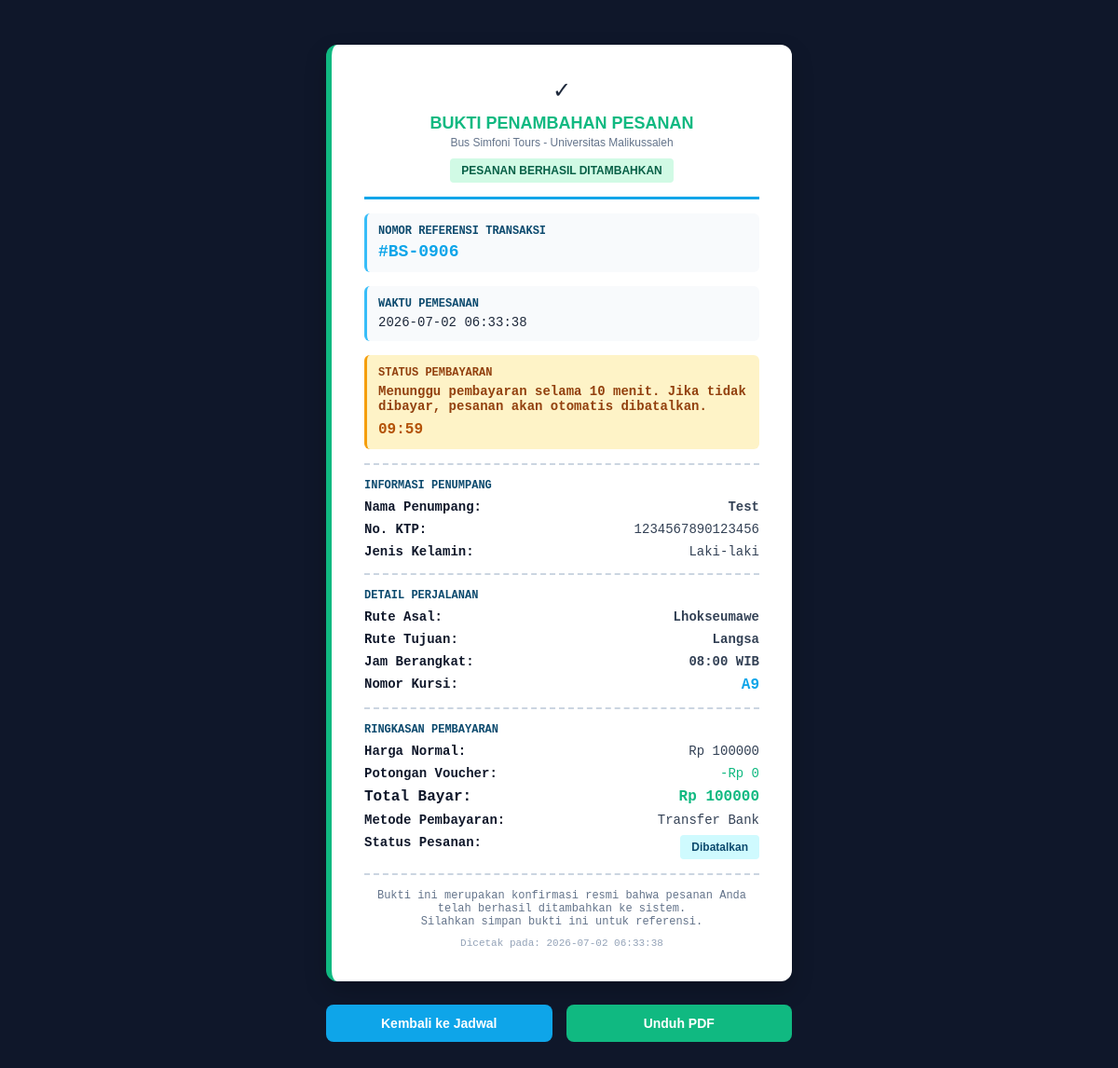
The app's page /bukti_penambahan/6 (signed in) with its own data.
### tables this page shows
CREATE TABLE pesanan (
                id INTEGER PRIMARY KEY AUTOINCREMENT,
                penumpang_id INTEGER,
                jadwal_id INTEGER,
                nomor_bangku TEXT,
                nama_penumpang TEXT,
                nik TEXT,
                jenis_kelamin TEXT,
                metode_bayar TEXT,
                potongan INTEGER,
                total_bayar INTEGER,
                status TEXT,
                created_at TIMESTAMP DEFAULT CURRENT_TIMESTAMP
            );

CREATE TABLE jadwal (
                id INTEGER PRIMARY KEY AUTOINCREMENT,
                asal TEXT,
                tujuan TEXT,
                jam TEXT,
                harga INTEGER
            );

### app.py (the view)
@app.route('/bukti_penambahan/<int:pesanan_id>')
def bukti_penambahan(pesanan_id):
    if 'user_id' not in session:
        return redirect(url_for('login'))
    with get_db_connection() as conn:
        cursor = conn.cursor()
        cursor.execute(
            """
            SELECT p.id, p.nama_penumpang, j.asal, j.tujuan, j.jam, p.total_bayar,
                   p.nomor_bangku, p.metode_bayar, p.status, p.nik,
                   p.jenis_kelamin, p.potongan, j.harga, p.created_at, pen.nama
            FROM pesanan p
            JOIN jadwal j ON p.jadwal_id = j.id
            JOIN penumpang pen ON p.penumpang_id = pen.id
            WHERE p.id = ? AND p.penumpang_id = ?
            """,
            (pesanan_id, session['user_id']),
        )
        data_bukti = cursor.fetchone()
    if data_bukti is None:
        flash('Pesanan tidak ditemukan atau sudah dibatalkan.')
        return redirect(url_for('jadwal'))
    return render_template('bukti_penambahan.html', b=data_bukti)

### app.py (called while the page is built)
def get_db_connection():
    conn = sqlite3.connect(DB_PATH)
    return conn

### templates/bukti_penambahan.html (shortened to what this page needs)
<!DOCTYPE html>
<html lang="id">
<head>
</head>
<body>
    <div class="bukti-box" id="cetak-area">
        <div class="center">
            <div class="icon-check">✓</div>
            <h2 class="header-title">BUKTI PENAMBAHAN PESANAN</h2>
            <p class="header-subtitle">Bus Simfoni Tours - Universitas Malikussaleh</p>
            <div style="margin-top: 10px;">
                <span class="badge-success">PESANAN BERHASIL DITAMBAHKAN</span>
            </div>
        </div>
        <div class="garis-tebal"></div>
        <div class="info-section">
            <div class="label">Nomor Referensi Transaksi</div>
            <div style="font-size: 18px; font-weight: bold; color: #0ea5e9; margin-top: 5px;">#BS-090{{ b[0] }}</div>
        </div>
        <div class="info-section">
            <div class="label">Waktu Pemesanan</div>
            <div style="font-size: 14px; color: #1e293b; margin-top: 5px;">{{ b[13] if b[13] else 'N/A' }}</div>
        </div>
        <div class="info-section" style="background: #fef3c7; border-left-color: #f59e0b;">
            <div class="label" style="color: #92400e;">Status Pembayaran</div>
            <div style="font-size: 14px; color: #92400e; margin-top: 5px; font-weight: bold;">Menunggu pembayaran selama 10 menit. Jika tidak dibayar, pesanan akan otomatis dibatalkan.</div>
            <div id="countdown" style="font-size: 16px; color: #b45309; margin-top: 8px; font-weight: 800;">10:00</div>
        </div>
        <div class="garis"></div>
        <div style="margin: 12px 0;">
            <div class="label" style="font-size: 12px; color: #0c4a6e; text-transform: uppercase;">Informasi Penumpang</div>
            <div class="flex-row" style="margin-top: 8px;">
                <span class="label">Nama Penumpang:</span>
                <span class="value"><b>{{ b[1] }}</b></span>
            </div>
            <div class="flex-row">
                <span class="label">No. KTP:</span>
                <span class="value">{{ b[9] }}</span>
            </div>
            <div class="flex-row">
                <span class="label">Jenis Kelamin:</span>
                <span class="value">{{ b[10] }}</span>
            </div>
        </div>
        <div class="garis"></div>
        <div style="margin: 12px 0;">
            <div class="label" style="font-size: 12px; color: #0c4a6e; text-transform: uppercase;">Detail Perjalanan</div>
            <div class="flex-row" style="margin-top: 8px;">
                <span class="label">Rute Asal:</span>
                <span class="value"><b>{{ b[2] }}</b></span>
            </div>
            <div class="flex-row">
                <span class="label">Rute Tujuan:</span>
                <span class="value"><b>{{ b[3] }}</b></span>
            </div>
            <div class="flex-row">
                <span class="label">Jam Berangkat:</span>
                <span class="value"><b>{{ b[4] }}</b></span>
            </div>
            <div class="flex-row">
                <span class="label">Nomor Kursi:</span>
                <span style="color: #0ea5e9; font-weight: bold; font-size: 16px;">{{ b[6] }}</span>
            </div>
        </div>
        <div class="garis"></div>
        <div style="margin: 12px 0;">
            <div class="label" style="font-size: 12px; color: #0c4a6e; text-transform: uppercase;">Ringkasan Pembayaran</div>
            <div class="flex-row" style="margin-top: 8px;">
                <span class="label">Harga Normal:</span>
                <span class="value">Rp {{ b[12] }}</span>
            </div>
            <div class="flex-row">
                <span class="label">Potongan Voucher:</span>
                <span class="value" style="color: #10b981;">-Rp {{ b[11] }}</span>
            </div>
            <div class="flex-row" style="font-size: 16px; font-weight: bold; color: #10b981;">
                <span class="label">Total Bayar:</span>
                <span>Rp {{ b[5] }}</span>
            </div>
            <div class="flex-row">
                <span class="label">Metode Pembayaran:</span>
                <span class="value">{{ b[7] }}</span>
            </div>
            <div class="flex-row">
                <span class="label">Status Pesanan:</span>
                <span>
                    {% if b[8] == 'Lunas' %}
                    <span class="badge-success">{{ b[8] }}</span>
                    {% elif b[8] == 'Menunggu Pembayaran' %}
                    <span class="badge-info">{{ b[8] }}</span>
                    {% else %}
                    <span class="badge-info">{{ b[8] }}</span>
                    {% endif %}
                </span>
            </div>
        </div>
        <div class="garis"></div>
        <p class="center" style="font-size: 12px; color: #64748b; margin: 15px 0 0 0;">
            Bukti ini merupakan konfirmasi resmi bahwa pesanan Anda telah berhasil ditambahkan ke sistem.<br>
            Silahkan simpan bukti ini untuk referensi.
        </p>
        <div class="timestamp">
            Dicetak pada: {{ b[13] if b[13] else 'N/A' }}
        </div>
    </div>
    <div class="btn-group">
        <a href="/jadwal" class="btn btn-blue">Kembali ke Jadwal</a>
        <button type="button" onclick="downloadPDF()" class="btn btn-green">Unduh PDF</button>
    </div>
</body>
</html>

### templates/bukti_penambahan.html (style rules this page uses)
body { font-family: 'Segoe UI', sans-serif; background: #0f172a; padding: 40px; display: flex; flex-direction: column; align-items: center; }
.bukti-box { background: white; padding: 35px; border-radius: 12px; box-shadow: 0 10px 25px rgba(0,0,0,0.2); width: 100%; max-width: 500px; color: #1e293b; font-family: 'Courier New', monospace; box-sizing: border-box; border-left: 6px solid #10b981; }
.center { text-align: center; }
.garis { border-top: 2px dashed #cbd5e1; margin: 15px 0; }
.garis-tebal { border-top: 3px solid #0ea5e9; margin: 15px 0; }
.flex-row { display: flex; justify-content: space-between; margin: 8px 0; font-size: 14px; }
.label { font-weight: bold; color: #0f172a; }
.value { color: #334155; }
.badge-success { background: #d1fae5; color: #065f46; padding: 6px 12px; font-weight: bold; border-radius: 4px; font-family: sans-serif; font-size: 12px; display: inline-block; }
.badge-info { background: #cffafe; color: #0c4a6e; padding: 6px 12px; font-weight: bold; border-radius: 4px; font-family: sans-serif; font-size: 12px; display: inline-block; }
.header-title { font-size: 18px; font-weight: 800; color: #10b981; margin: 0; font-family: sans-serif; }
.header-subtitle { font-size: 12px; color: #64748b; margin: 3px 0 0 0; font-family: sans-serif; }
.icon-check { font-size: 24px; margin-bottom: 10px; }
.info-section { margin: 15px 0; background: #f8fafc; padding: 12px; border-radius: 6px; border-left: 3px solid #38bdf8; }
.info-section .label { color: #0c4a6e; font-size: 12px; text-transform: uppercase; }
.btn-group { margin-top: 25px; display: flex; gap: 15px; width: 100%; max-width: 500px; }
.btn { flex: 1; padding: 12px; text-align: center; text-decoration: none; border-radius: 8px; font-family: sans-serif; font-weight: bold; font-size: 14px; cursor: pointer; border: none; }
.btn-blue { background: #0ea5e9; color: white; }
.btn-green { background: #10b981; color: white; }
.timestamp { font-size: 11px; color: #94a3b8; margin-top: 10px; text-align: center; }

### records on screen
pesanan: id "6", created_at "2026-07-02 06:33:38", nama_penumpang "Test", nik "1234567890123456", jenis_kelamin "Laki-laki", nomor_bangku "A9", potongan "0", total_bayar "100000", metode_bayar "Transfer Bank", status "Dibatalkan"
jadwal: asal "Lhokseumawe", tujuan "Langsa", jam "08:00 WIB", harga "100000"
